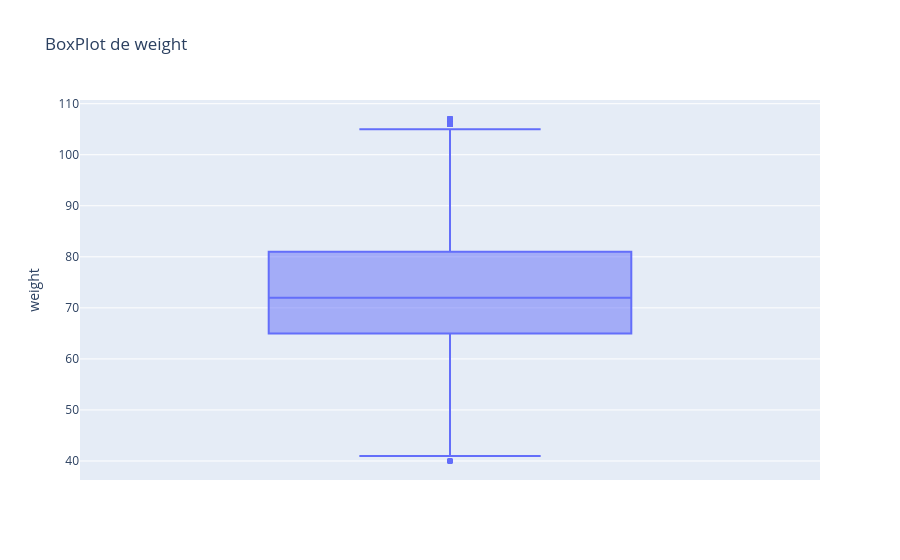

The notebook cell saved with this chart:
### Code cell
fig = px.box(base, y='weight', title='BoxPlot de weight')
fig.show()

### Figure 1 — Plotly figure (JSON) as saved in the notebook; plotly's stock layout.template omitted (floating-point values rounded to 4 significant figures; data arrays with more than 128 entries replaced by an {"elided": "..."} marker saying what was removed)
{"data": [{"alignmentgroup": "True", "hovertemplate": "weight=%{y}<extra></extra>", "legendgroup": "", "marker": {"color": "#636efa"}, "name": "", "notched": false, "offsetgroup": "", "orientation": "v", "showlegend": false, "type": "box", "x0": " ", "xaxis": "x", "y": {"elided": "9667 float values"}, "y0": " ", "yaxis": "y"}], "layout": {"boxmode": "group", "legend": {"tracegroupgap": 0}, "title": {"text": "BoxPlot de weight"}, "xaxis": {"anchor": "y", "domain": [0, 1]}, "yaxis": {"anchor": "x", "domain": [0, 1], "title": {"text": "weight"}}}}
